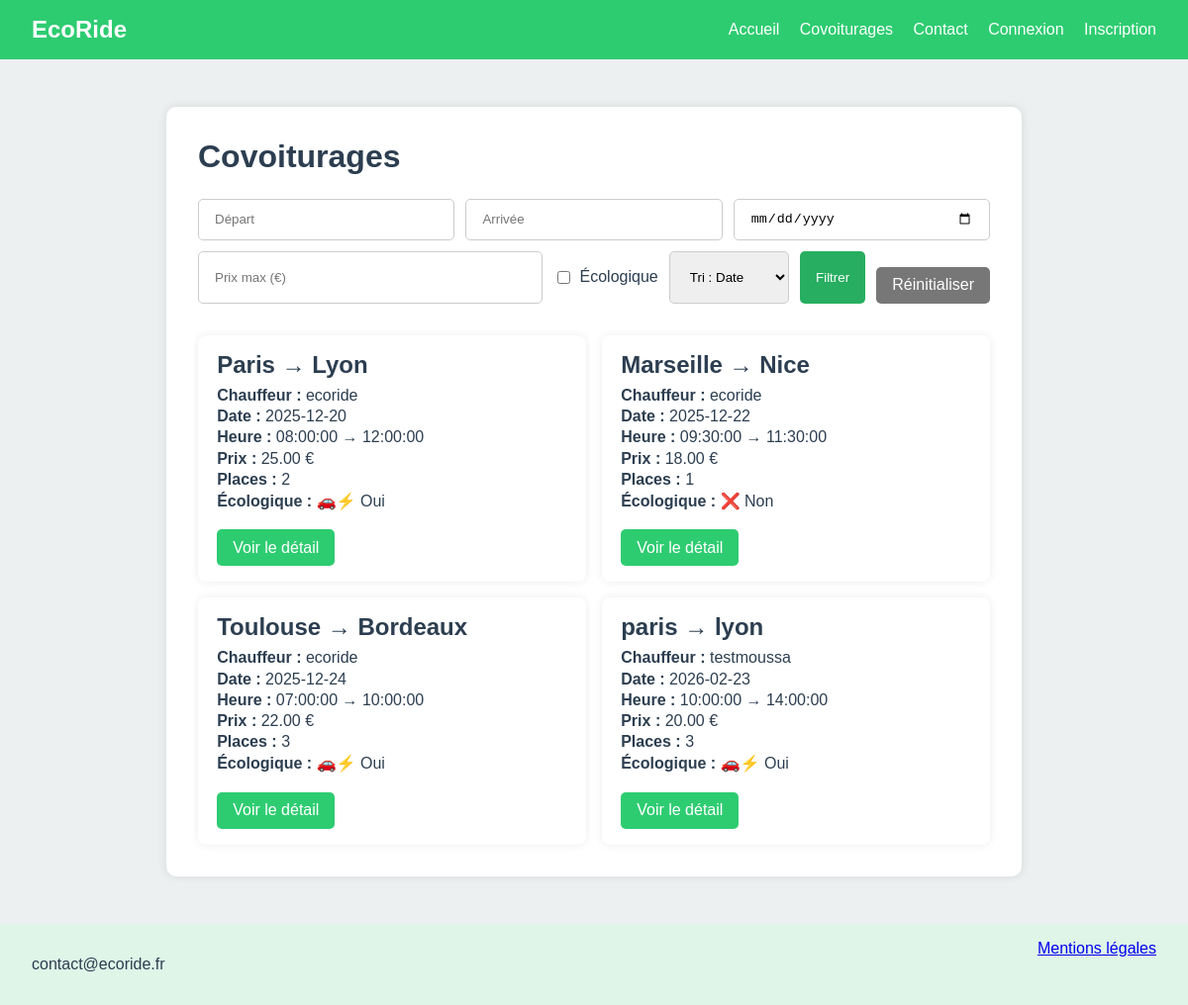
Screenshot of /covoiturages_db.php with the database file from the repository.
### tables this page shows
CREATE TABLE IF NOT EXISTS `rides` (
  `id` int(11) NOT NULL,
  `driver_id` int(11) DEFAULT NULL,
  `depart` varchar(80) NOT NULL,
  `arrivee` varchar(80) NOT NULL,
  `date_ride` date NOT NULL,
  `heure_depart` time NOT NULL,
  `heure_arrivee` time NOT NULL,
  `prix` decimal(6,2) NOT NULL,
  `places_restantes` int(11) NOT NULL DEFAULT 0,
  `ecologique` tinyint(1) NOT NULL DEFAULT 0,
  `created_at` timestamp NOT NULL DEFAULT current_timestamp()
);

CREATE TABLE IF NOT EXISTS `users` (
  `id` int(11) NOT NULL,
  `pseudo` varchar(50) NOT NULL,
  `email` varchar(100) NOT NULL,
  `password_hash` varchar(255) NOT NULL,
  `credits` int(11) NOT NULL DEFAULT 20,
  `created_at` timestamp NOT NULL DEFAULT current_timestamp()
);

### covoiturages_db.php (the view, shortened to what this page needs)
<?php
require __DIR__ . '/includes/db_connect.php';
$params = [];
$depart  = isset($_GET['depart']) ? trim($_GET['depart']) : '';
$arrivee = isset($_GET['arrivee']) ? trim($_GET['arrivee']) : '';
$eco     = isset($_GET['ecologique']) ? trim($_GET['ecologique']) : '';
$allowedSort = [
  'date' => 'r.date_ride ASC, r.heure_depart ASC',
  'prix_asc' => 'r.prix ASC',
  'prix_desc' => 'r.prix DESC',
  'eco' => 'r.ecologique DESC, r.date_ride ASC'
];
$sortKey = isset($_GET['sort']) ? $_GET['sort'] : 'date';
$orderBy = $allowedSort[$sortKey] ?? $allowedSort['date'];
$sql = "
  SELECT r.*, u.pseudo AS driver_pseudo
  FROM rides r
  LEFT JOIN users u ON u.id = r.driver_id
";
$sql .= " ORDER BY $orderBy";
$stmt = $pdo->prepare($sql);
$stmt->execute($params);
$rides = $stmt->fetchAll();
?>
<!DOCTYPE html>
<html lang="fr">
<head>
  <link rel="stylesheet" href="assets/css/style.css">
</head>
<body>
<?php include 'includes/header.php'; ?>
<main class="hero">
  <h1>Covoiturages</h1>
  <form class="search-form" method="GET" action="covoiturages_db.php">
    <input type="text" name="depart" placeholder="Départ" value="<?= htmlspecialchars($depart) ?>">
    <input type="text" name="arrivee" placeholder="Arrivée" value="<?= htmlspecialchars($arrivee) ?>">
    <input type="date" name="date_ride" value="<?= htmlspecialchars($date_ride) ?>">
    <input type="number" step="0.01" name="max_prix" placeholder="Prix max (€)" value="<?= htmlspecialchars($max_prix) ?>">
    <label style="display:flex; align-items:center; gap:0.4rem;">
      <input type="checkbox" name="eco" value="1" <?= $eco === 1 ? 'checked' : '' ?>>
      Écologique
    </label>
    <select name="sort">
      <option value="date" <?= $sort === 'date' ? 'selected' : '' ?>>Tri : Date</option>
    </select>
    <button type="submit">Filtrer</button>
    <a class="btn-link" href="covoiturages_db.php" style="background:#777;">Réinitialiser</a>
  </form>
  <section class="rides-list">
    <?php if (empty($rides)): ?>
      <p style="margin-top:1rem;">Aucun covoiturage trouvé.</p>
    <?php else: ?>
      <?php foreach ($rides as $r): ?>
        <article class="ride-card">
          <h2><?= htmlspecialchars($r['depart']) ?> → <?= htmlspecialchars($r['arrivee']) ?></h2>
          <p><strong>Chauffeur :</strong> <?= htmlspecialchars($r['driver_pseudo'] ?? '—') ?></p>
          <p><strong>Date :</strong> <?= htmlspecialchars($r['date_ride']) ?></p>
          <p><strong>Heure :</strong> <?= htmlspecialchars($r['heure_depart']) ?> → <?= htmlspecialchars($r['heure_arrivee']) ?></p>
          <p><strong>Prix :</strong> <?= htmlspecialchars($r['prix']) ?> €</p>
          <p><strong>Places :</strong> <?= (int)$r['places_restantes'] ?></p>
          <p><strong>Écologique :</strong> <?= ((int)$r['ecologique']===1) ? "🚗⚡ Oui" : "❌ Non" ?></p>
          <a class="btn-link" href="/EcoRide/covoiturage_detail_db.php?id=<?= (int)$r['id'] ?>">Voir le détail</a>
        </article>
      <?php endforeach; ?>
    <?php endif; ?>
  </section>
</main>
<?php include 'includes/footer.php'; ?>
</body>
</html>

### includes/header.php (shortened to what this page needs)
<header>
  <div class="logo">EcoRide</div>
<nav>
  <a href="index.php">Accueil</a>
  <a href="covoiturages_db.php">Covoiturages</a>
  <a href="contact.php">Contact</a>
  <?php if (!empty($_SESSION['user'])): ?>
    <span style="font-weight:600; color:white;">
      Bonjour <?= htmlspecialchars($_SESSION['user']['pseudo']); ?>
    </span>
    <a href="create_ride.php">Proposer un trajet</a>
    <a href="profile.php">Mon profil</a>
    <a href="logout.php">Déconnexion</a>
  <?php else: ?>
    <a href="login.php">Connexion</a>
    <a href="register.php">Inscription</a>
  <?php endif; ?>
</nav>
</header>

### includes/footer.php
<footer>
  <p>contact@ecoride.fr</p>
  <a href="mentions_legales.php">Mentions légales</a>
</footer>

### assets/css/style.css (style rules this page uses)
:root { --green: #2ecc71; --dark-green: #27ae60; --light-gray: #ecf0f1; --text: #2c3e50; }
body { margin: 0; font-family: Arial, sans-serif; background: var(--light-gray); color: var(--text); }
header { background: var(--green); color: white; padding: 1rem 2rem; display: flex; justify-content: space-between; align-items: center; }
header .logo { font-size: 1.5rem; font-weight: bold; }
nav a { margin-left: 1rem; color: white; text-decoration: none; font-weight: 500; }
.hero { max-width: 800px; margin: 3rem auto; padding: 2rem; background: white; border-radius: 10px; box-shadow: 0 0 10px rgba(0,0,0,0.1); }
.hero h1 { margin-top: 0; }
.search-form { margin-top: 1.5rem; display: flex; flex-wrap: wrap; gap: 0.7rem; }
.search-form input { padding: 0.7rem 1rem; border: 1px solid #ccc; border-radius: 5px; flex: 1; }
.search-form button { background: var(--dark-green); color: white; border: none; padding: 0.7rem 1rem; border-radius: 5px; cursor: pointer; }
footer { margin-top: 3rem; padding: 1rem 2rem; background: #dff5e8; display: flex; justify-content: space-between; }
.rides-list { margin-top: 2rem; display: grid; grid-template-columns: repeat(auto-fit, minmax(260px, 1fr)); gap: 1rem; }
.ride-card { background: #ffffff; border-radius: 8px; padding: 1rem 1.2rem; box-shadow: 0 0 8px rgba(0,0,0,0.08); }
.ride-card h2 { margin-top: 0; margin-bottom: 0.5rem; }
.ride-card p { margin: 0.2rem 0; }
.btn-link { display: inline-block; margin-top: 1rem; text-decoration: none; color: white; background: var(--green); padding: 0.6rem 1rem; border-radius: 5px; }
.search-form select { padding: 0.7rem 1rem; border: 1px solid #ccc; border-radius: 5px; }

### rows the page displays
rides: depart "Paris", arrivee "Lyon", driver.pseudo "ecoride", date_ride "2025-12-20", heure_depart "08:00:00", heure_arrivee "12:00:00", prix "25.00", places_restantes "2", ecologique "🚗⚡ Oui"
rides: depart "Marseille", arrivee "Nice", driver.pseudo "ecoride", date_ride "2025-12-22", heure_depart "09:30:00", heure_arrivee "11:30:00", prix "18.00", places_restantes "1", ecologique "❌ Non"
rides: depart "Toulouse", arrivee "Bordeaux", driver.pseudo "ecoride", date_ride "2025-12-24", heure_depart "07:00:00", heure_arrivee "10:00:00", prix "22.00", places_restantes "3", ecologique "🚗⚡ Oui"
rides: depart "paris", arrivee "lyon", driver.pseudo "testmoussa", date_ride "2026-02-23", heure_depart "10:00:00", heure_arrivee "14:00:00", prix "20.00", places_restantes "3", ecologique "🚗⚡ Oui"
